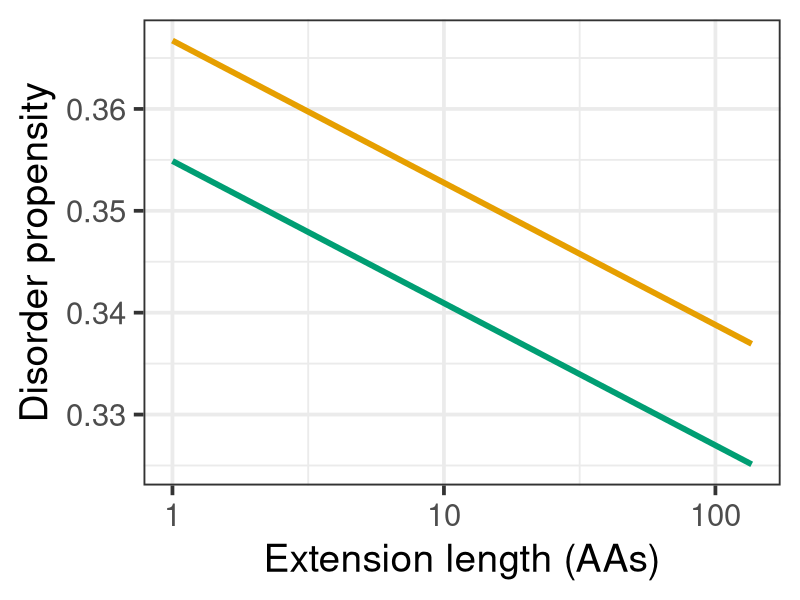
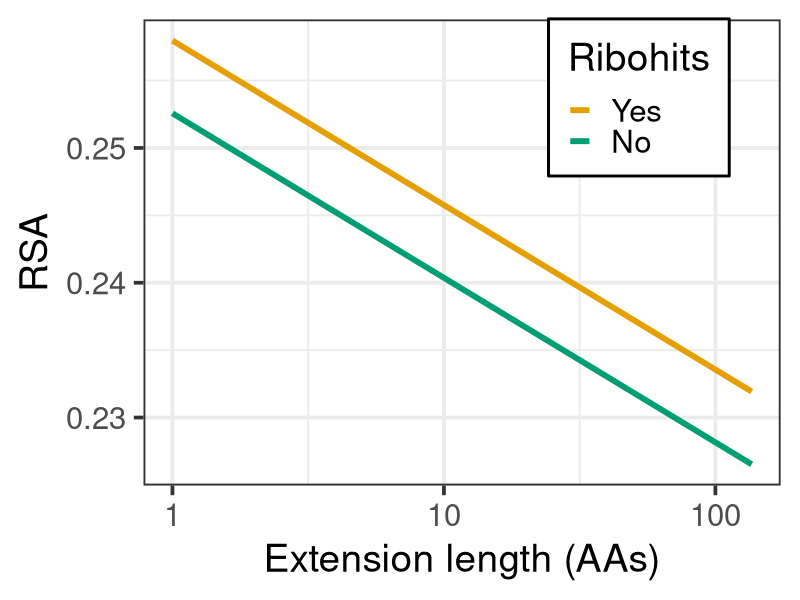

Recreate these plots in R, in order.
# Figure 4 code.

# Load ribohits data.
ribohits.data <- read.table("Data/ribohits_data_7-8-19.tsv", header = T, sep = "\t", stringsAsFactors = F)

# Load packages.
library(tidyverse)

# Removing fragile proteins.
ribohits.nofragile <- ribohits.data[ribohits.data$Fragile == 0,]

# Building the disorder propensity and RSA models.
disprop.lm <- lm(
  data = ribohits.nofragile,
  formula = Disorder.prop.0 ~ Ribohits.Binary + log(Length.0),
  weights = Length.0
)
summary(disprop.lm)

hydrophilicity.lm <- lm(
  data = ribohits.nofragile,
  formula = RSA.hydrophilicity.0 ~ Ribohits.Binary + log(Length.0),
  weights = Length.0
)
summary(hydrophilicity.lm)

cbPalette <- c("#000000", "#E69F00", "#56B4E9", "#009E73", "#F0E442", "#0072B2", "#D55E00", "#CC79A7")

png(filename = "Scripts/Figures/DisProp_L0_ribo_7-25-19.png", height = 400, width = 400)
ggplot(data = ribohits.data[ribohits.data$Fragile == 0,],
       aes(x = log(Length.0),
           y = Disorder.prop.0,
           color = Ribohits)) +
  stat_function(fun = function(x)0.354886-0.006060*x, geom = "line", aes(color = "No"), size = 2) +
  stat_function(fun = function(x)0.354886-0.006060*x+0.011824, geom = "line", aes(color = "Yes"), size = 2) +
  xlab("Extension length (AAs)") +
  ylab("Disorder propensity") +
  scale_x_continuous(breaks = log(c(1, 10, 100)),
                     labels = c(1, 10, 100)) +
  #scale_y_continuous(breaks = sqrt(c(0.04, 0.16, 0.36)),
  #                   labels = c(0.04, 0.16, 0.36),
  #                   limits = c(0.125, 0.725)) +
  theme_bw(base_size = 28) +
  scale_color_manual(limits = c("Yes", "No"), values = cbPalette[c(2,4)]) +
  theme(legend.position = "none")
dev.off()

png(filename = "Scripts/Figures/Hydrophilic_L0_ribo_7-25-19.png", width = 400, height = 400)
ggplot(data = ribohits.data[ribohits.data$Fragile == 0,],
       aes(x = log(Length.0),
           y = RSA.hydrophilicity.0,
           color = Ribohits)) +
  stat_function(fun = function(x)0.2525676-0.0053003*x, geom = "line", aes(color = "No"), size = 2) +
  stat_function(fun = function(x)0.2525676-0.0053003*x+0.0053970, geom = "line", aes(color = "Yes"), size = 2) +
  xlab("Extension length (AAs)") +
  ylab("RSA") +
  scale_x_continuous(breaks = log(c(1, 10, 100)),
                     labels = c(1, 10, 100)) +
  #scale_y_continuous(breaks = sqrt(c(0.04, 0.16, 0.36)),
  #                   labels = c(0.04, 0.16, 0.36),
  #                   limits = c(0.125, 0.725)) +
  theme_bw(base_size = 28) +
  scale_color_manual(limits = c("Yes", "No"), values = cbPalette[c(2,4)]) +
  theme(legend.position = c(0.7775, 0.8325),
        legend.background = element_rect(fill = "white", size = 1, linetype = "solid", color = "black"))
dev.off()
